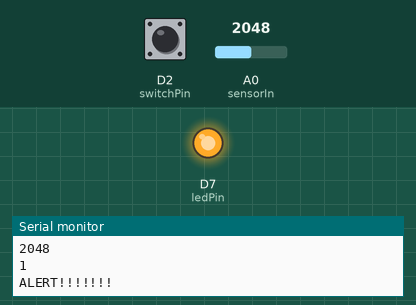
Simulated run of this sketch. Board: Particle Photon. Parts: output pins drawn as LEDs (lit = HIGH), the last lines printed to the serial monitor. The inputs (shaded band) are chosen by the test bench; at power-on: D2 (switchPin) HIGH, A0 (sensorIn) = 2048.

Above: at 1.2 s.
1.3 s: D2 (switchPin) pulled LOW for 0.15 s
At 1.5 s:
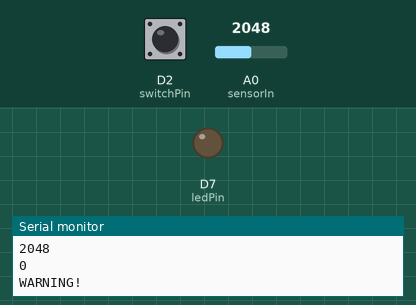
3.1 s: D2 (switchPin) pulled LOW for 3.2 s
At 6.8 s:
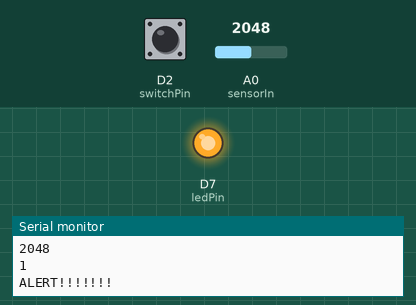
Timing chart, 0 to 8.3 s (numbered marks = the images above; inputs shaded):
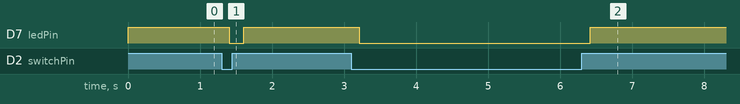

Measured:
- after the input at 1.3 s, D7 (ledPin): HIGH → LOW after 0.10 s, → HIGH 0.20 s later
- after the input at 3.1 s, D7 (ledPin): HIGH → LOW after 0.11 s, → HIGH 3.2 s later

The sketch:

ia2input.ino
```cpp
int sensorIn = A0; //input from analog proximity sensor.
int switchPin = D2;//input from door sensor
int ledPin = D7;//output from photon.
int data = 0;
int readSensorValue = 0;
int readSwitchValue = 0;
char postString[64];


void setup() {
   Serial.begin(9600);//begin commmand - serial monitor
   pinMode(sensorIn, INPUT);//proximity sensor
   pinMode(switchPin,  INPUT_PULLUP);//door sensor
   pinMode(ledPin, OUTPUT);//led output
}

void loop() {
   data = analogRead(sensorIn);
   Serial.println(data);//print output values.
   Serial.println(digitalRead(switchPin));
   readSensorValue = analogRead(sensorIn);
   readSwitchValue = digitalRead(switchPin);
   unsigned sensorValue = readSensorValue;
   unsigned switchValue =  readSwitchValue;
   sprintf(postString,"{\"sensorValue\": %u, \"switchValue\": %u}",sensorValue,switchValue);
   Particle.variable("inputSensors", postString, STRING);
   if(digitalRead(switchPin) == LOW)//if door sensor connected
    {
      digitalWrite(ledPin, LOW);
      if(data>=1800) //proximity sensor object detection
      {
          Serial.println("WARNING!");
      }
      else if(data>=1200 && data<1800)
      {
          Serial.println("Close");
      }
      else
      {
          Serial.println("No Problem");
      }
    }
   else //door sensor not connected
    {
     digitalWrite(ledPin, HIGH);
     Serial.println("ALERT!!!!!!!");
    }
   delay(200);  //just to slow down the output, that is, remove reading of passing object
}
```
